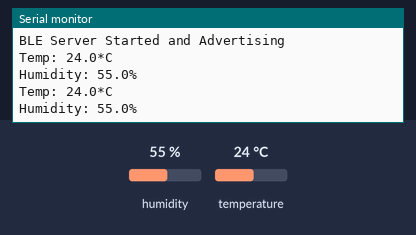
Simulated run of this sketch. Board: ESP32. Parts: the last lines printed to the serial monitor. The test bench sets the inputs (shaded band); at power-on: humidity 55 %, temperature 24 °C. Nothing arrives over Bluetooth unless stated; a phone connects over Bluetooth LE 3 s after start.

Above: at 2.8 s.
2.9 s: humidity set to 22 %
At 3.4 s:
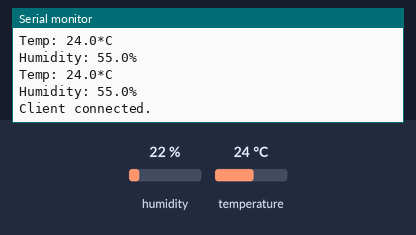
5.7 s: temperature set to 12 °C
At 6.8 s:
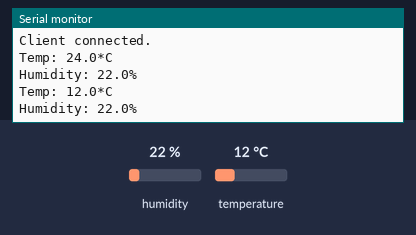
8.5 s: humidity set to 40 %
At 11.7 s:
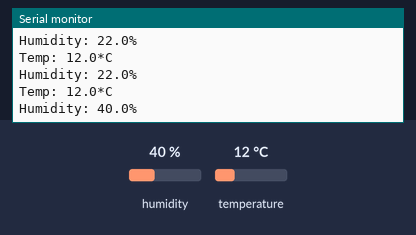
Timing chart, 0 to 13.2 s (numbered marks = the images above; inputs shaded):
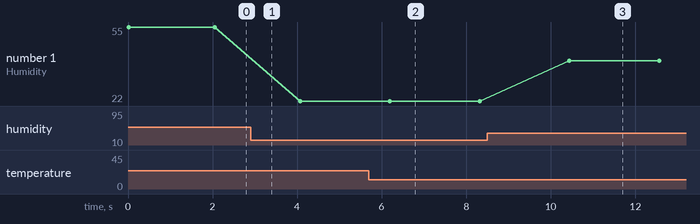

The sketch:

server.ino
```cpp
#include <BLEDevice.h>
#include <BLEUtils.h>
#include <BLEServer.h>
#include "DHT.h"

#define DHTPIN 4       // DHT11 센서가 연결된 핀 번호
#define DHTTYPE DHT11

DHT dht(DHTPIN, DHTTYPE);

// BLE UUID
#define SERVICE_UUID        "12345678-1234-1234-1234-1234567890ab"
#define CHARACTERISTIC_UUID "abcd1234-ab12-cd34-ef56-abcdef123456"

BLECharacteristic *pCharacteristic;
bool deviceConnected = false;

class MyServerCallbacks: public BLEServerCallbacks {
    void onConnect(BLEServer* pServer) {
      deviceConnected = true;
      Serial.println("Client connected.");
    }

    void onDisconnect(BLEServer* pServer) {
      deviceConnected = false;
      Serial.println("Client disconnected. Restarting advertising...");

      // 클라이언트가 끊기면 다시 광고 시작
      BLEDevice::startAdvertising();
    }
};


void setup() {
  Serial.begin(115200);
  dht.begin();

  BLEDevice::init("ESP32_DHT11_Server");
  BLEServer *pServer = BLEDevice::createServer();
  pServer->setCallbacks(new MyServerCallbacks());

  BLEService *pService = pServer->createService(SERVICE_UUID);
  pCharacteristic = pService->createCharacteristic(
                      CHARACTERISTIC_UUID,
                      BLECharacteristic::PROPERTY_READ |
                      BLECharacteristic::PROPERTY_NOTIFY
                    );

  pCharacteristic->setValue("Starting...");
  pService->start();

  BLEAdvertising *pAdvertising = BLEDevice::getAdvertising();
  pAdvertising->addServiceUUID(SERVICE_UUID);
  pAdvertising->start();
  Serial.println("BLE Server Started and Advertising");
}

void loop() {
  float h = dht.readHumidity();
  float t = dht.readTemperature(); // 섭씨

  if (isnan(h) || isnan(t)) {
    Serial.println("Failed to read from DHT sensor!");
    return;
  }

  char tempPayload[25];
char humidPayload[25];
snprintf(tempPayload, sizeof(tempPayload), "Temp: %.1f*C", t);
snprintf(humidPayload, sizeof(humidPayload), "Humidity: %.1f%%", h);

Serial.println(tempPayload);
Serial.println(humidPayload);

if (deviceConnected) {
  pCharacteristic->setValue((uint8_t*)tempPayload, strlen(tempPayload));
  pCharacteristic->notify();
  delay(100);  // 너무 빠르게 두 번 전송하지 않도록 약간의 딜레이

  pCharacteristic->setValue((uint8_t*)humidPayload, strlen(humidPayload));
  pCharacteristic->notify();
}


  delay(2000); // 2초마다 전송
}
```

Measured:
- after the input at 5.7 s, the serial monitor: prints a new line after 0.49 s (image 2)
- after the input at 8.5 s, the serial monitor: prints a new line after 1.9 s (image 3)
- plotted number 1: 55 → 22 after the input at 2.9 s, 22 → 40 after the input at 8.5 s
